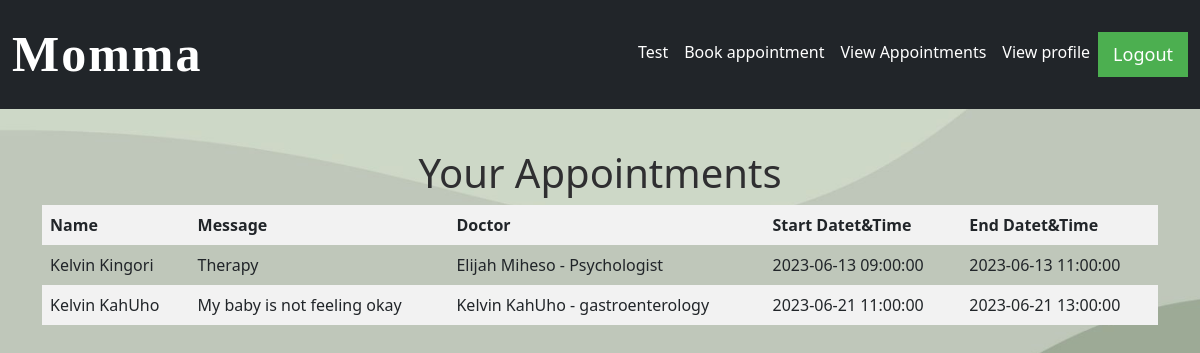
Screenshot of /view (signed in) with the database file from the repository.
### index/models.py (models this page shows, shortened)
class Appointment(db.Model):
    id = db.Column(db.Integer, primary_key=True)
    name = db.Column(db.String(50), nullable=False)
    email = db.Column(db.String(120), nullable=False)
    message = db.Column(db.Text, nullable=False)
    time_created = db.Column(db.DateTime, nullable=False, default=datetime.now)
    user_id = db.Column(db.Integer, db.ForeignKey('user.id'), nullable=False)
    doctor_id = db.Column(db.Integer, db.ForeignKey('doctor.id'), nullable=False)
    timeslot_id = db.Column(db.Integer, db.ForeignKey('timeslot.id'), nullable=False)
    timeslot = db.relationship('Timeslot', backref='appointments')

class Doctor(db.Model):
    id = db.Column(db.Integer, primary_key=True)
    name = db.Column(db.String(50), unique=True,nullable=False)
    email = db.Column(db.String(100), unique=True, nullable=False)
    specialization = db.Column(db.String(100), nullable=False)
    password = db.Column(db.String(120), nullable=False)
    time_slots = db.relationship('Timeslot', backref='doctor', lazy=True)
    appointments = db.relationship('Appointment', backref='doctor', lazy=True)

class Timeslot(db.Model):
    id = db.Column(db.Integer, primary_key=True)
    doctor_id = db.Column(db.Integer, db.ForeignKey('doctor.id'), nullable=False)
    start_time = db.Column(db.DateTime)
    end_time = db.Column(db.DateTime)
    is_booked = db.Column(db.Boolean, default=False)

### index/routes.py (the view)
@app.route("/view")
def view_appointment():
    check_authentication()
    username = session['username']
    user = User.query.filter_by(username=username).first()
    return render_template("view_appointments.html", user = user)

### index/routes.py (called while the page is built)
def check_authentication():
    if not session.get("logged_in"):
        return redirect(url_for("log_in"))

### index/templates/view_appointments.html (shortened to what this page needs)
{% extends 'main.html'%}
{% block content%}
<h1 style="text-align: center;">Your Appointments</h1>
<div>
    <table>
        <thead>
            <tr>
                <th>Name</th>
                <th>Message</th>
                <th>Doctor</th>
                <th>Start Datet&Time</th>
                <th>End Datet&Time</th>
            </tr>
        </thead>
        <tbody>
            {% for appointment in user.appointments %}
            <tr>
                <td>{{ appointment.name }}</td>
                <td>{{ appointment.message }}</td>
                <td>{{ appointment.doctor.name }} - {{ appointment.doctor.specialization }}</td>
                <td>{{ appointment.timeslot.start_time }}</td>
                <td>{{ appointment.timeslot.end_time }}</td>
            </tr>
            {% endfor %}
        </tbody>
    </table>
</div>
{%endblock%}

### index/templates/main.html (shortened to what this page needs)
<!DOCTYPE html>
<html lang="en">
<head>
    <link rel="stylesheet" type="text/css" href="{{ url_for('static', filename='css/static.css')}}">
    <link href="https://cdn.jsdelivr.net/npm/bootstrap@5.2.1/dist/css/bootstrap.min.css" rel="stylesheet">
    <link rel="stylesheet" href="https://cdnjs.cloudflare.com/ajax/libs/font-awesome/4.7.0/css/font-awesome.min.css">
</head>
<body style="background-image: url({{ url_for('static', filename='images/background.jpg') }}); background-size: cover; background-attachment: fixed; background-repeat: no-repeat;">
  <nav class="navbar navbar-expand-lg bg-dark" style="padding: 1%;">
		<a class="navbar-brand" href="/home" style="font-family:'Franklin Gothic Medium'; font-size: 50px; font-weight: bold; text-decoration: none; color: #ffffff; letter-spacing: 2px;">Momma</a>
    <div class="collapse navbar-collapse nav justify-content-end" id="navbarSupportedContent">
      <ul class="navbar-nav mr-auto">
        <li class="nav-item active">
          <a style="color: rgb(255, 255, 255);" class="nav-link" href="{{ url_for('take_test') }}">Test</a>
        </li>
        <li class="nav-item active">
          <a style="color: rgb(255, 255, 255);" class="nav-link" href="{{ url_for('deliver_dependencies') }}">Book appointment</a>
        </li>
        <li class="nav-item">
          <a style="color: rgb(255, 255, 255);" class="nav-link" href="{{ url_for('view_appointment') }}">View Appointments</a>
        </li>
        <li class="nav-item">
          <a style="color: rgb(255, 255, 255);" class="nav-link" href="{{ url_for('view_profile') }}">View profile</a>
        </li>
        <li>
          <a href="{{url_for('logout')}}" onclick="return confirm('Are you sure you want to logout?');">
            <button class="logout-button logout-button:hover">Logout</button>
        </a>
        </li>
      </ul>
    </div>
  </nav>
    <div class ="container spacer">
      <br>
            {% block content %}
            {% endblock content %}
    </div>
</body>
</html>

### index/static/css/static.css (style rules this page uses)
h1 { font-size: 20px; color: rgb(47, 47, 49); font-weight: bold; }
.logout-button { background-color: #4CAF50; color: white; padding: 9px 15px; margin: 0px 0; border: none; cursor: pointer; font-size: 18px; }
table { width: 100%; border-collapse: collapse; }
th, td { border: 1px solid #dddddd; padding: 8px; text-align: left; }
th { background-color: #f2f2f2; font-weight: bold; }
tr:nth-child(even) { background-color: #f2f2f2; }
.spacer { margin-bottom: 150px; }

### rows the page displays
Appointment: name "Kelvin Kingori", message "Therapy", doctor.name "Elijah Miheso", doctor.specialization "Psychologist", timeslot.start_time "2023-06-13 09:00:00", timeslot.end_time "2023-06-13 11:00:00"
Appointment: name "Kelvin KahUho", message "My baby is not feeling okay", doctor.name "Kelvin KahUho", doctor.specialization "gastroenterology", timeslot.start_time "2023-06-21 11:00:00", timeslot.end_time "2023-06-21 13:00:00"
